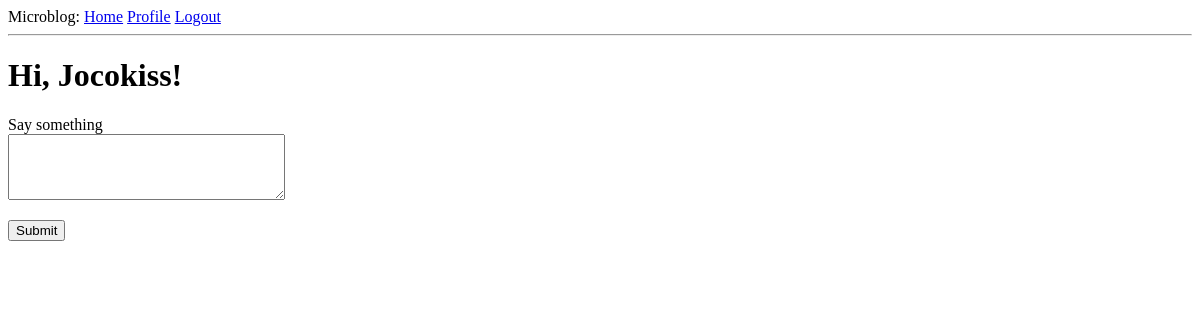
The page /index (signed in) on the database as committed earlier.
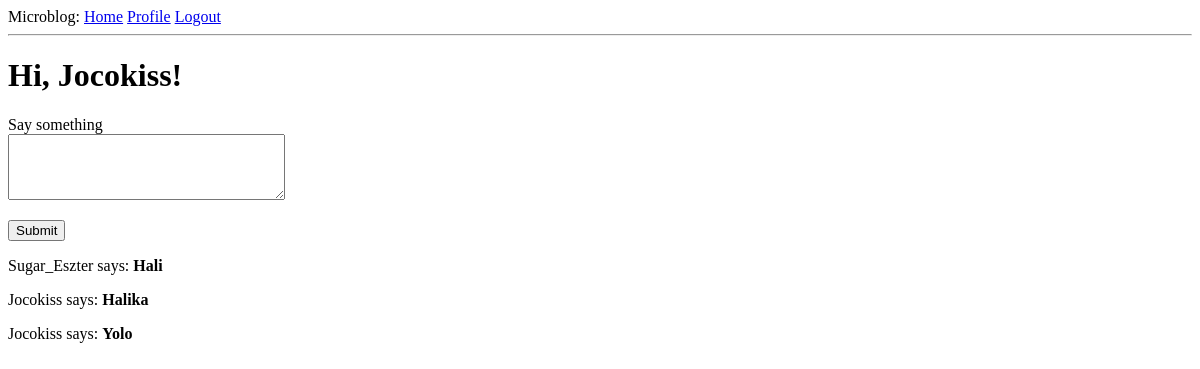
The same page on the database as committed later.
### application/models.py (models this page shows, shortened)
class Post(db.Model):
    id = db.Column(db.Integer, primary_key=True)
    body = db.Column(db.String(140))
    timestamp = db.Column(db.DateTime, index=True, default=datetime.utcnow)
    user_id = db.Column(db.Integer, db.ForeignKey('user.id'))

class User(UserMixin, db.Model):
    id = db.Column(db.Integer, primary_key=True)
    username = db.Column(db.String(64), index=True, unique=True)
    email = db.Column(db.String(120), index=True, unique=True)
    password_hash = db.Column(db.String(128))
    posts = db.relationship('Post', backref='author', lazy='dynamic')
    about_me = db.Column(db.String(140))
    last_seen = db.Column(db.DateTime, default=datetime.utcnow)
    followed = db.relationship(
        'User', secondary=followers,
        primaryjoin=(followers.c.follower_id == id),
        secondaryjoin=(followers.c.followed_id == id),
        backref=db.backref('followers', lazy='dynamic'), lazy='dynamic')

### application/routes.py (the view)
@app.route('/', methods=['GET', 'POST'])
@app.route('/index', methods=['GET', 'POST'])
@login_required
def index():
    form = PostForm()
    if form.validate_on_submit():
        post = Post(body=form.post.data, author=current_user)
        db.session.add(post)
        db.session.commit()
        flash('Your post is now live!')
        return redirect(url_for('index'))
    posts = Post.query.order_by(Post.timestamp.desc()).all()
    return render_template('index.html', title='Home', form=form, posts=posts)

### application/forms.py
class PostForm(FlaskForm):
    post = TextAreaField('Say something', validators=[
        DataRequired(), Length(min=1, max=140)])
    submit = SubmitField('Submit')

### application/models.py (called while the page is built)
@login.user_loader
def load_user(id):
    return User.query.get(int(id))

### application/routes.py (called while the page is built)
@app.before_request
def before_request():
    if current_user.is_authenticated:
        current_user.last_seen = datetime.utcnow()
        db.session.commit()

### application/templates/index.html (shortened to what this page needs)
{% extends "base.html" %}
{% block content %}
    <h1>Hi, {{ current_user.username }}!</h1>
    <form action="" method="post">
        <p>
            {{ form.post.label }}<br>
            {{ form.post(cols=32, rows=4) }}<br>
        </p>
        <p>{{ form.submit() }}</p>
    </form>
    {% for post in posts %}
    <p>
        {{ post.author.username }} says: <b>{{ post.body }}</b></p>
    {% endfor %}
{% endblock %}

Rows that differ between the two databases and show on the page:
added Post: author.username "Sugar_Eszter", body "Hali"
added Post: author.username "Jocokiss", body "Halika"
added Post: author.username "Jocokiss", body "Yolo"
